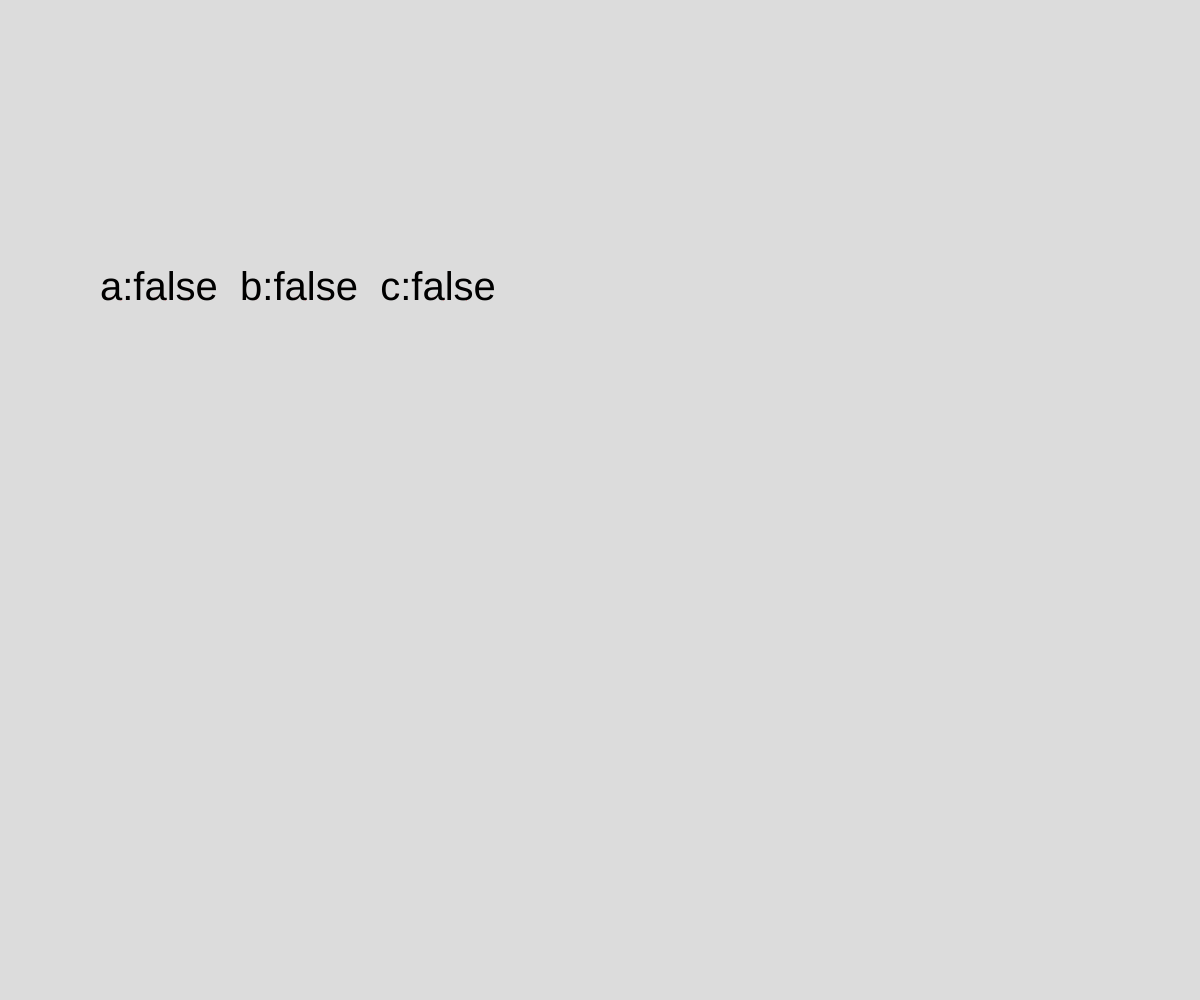
Frame 1 (no input)
Frame 60 (no input): identical to frame 1, image omitted
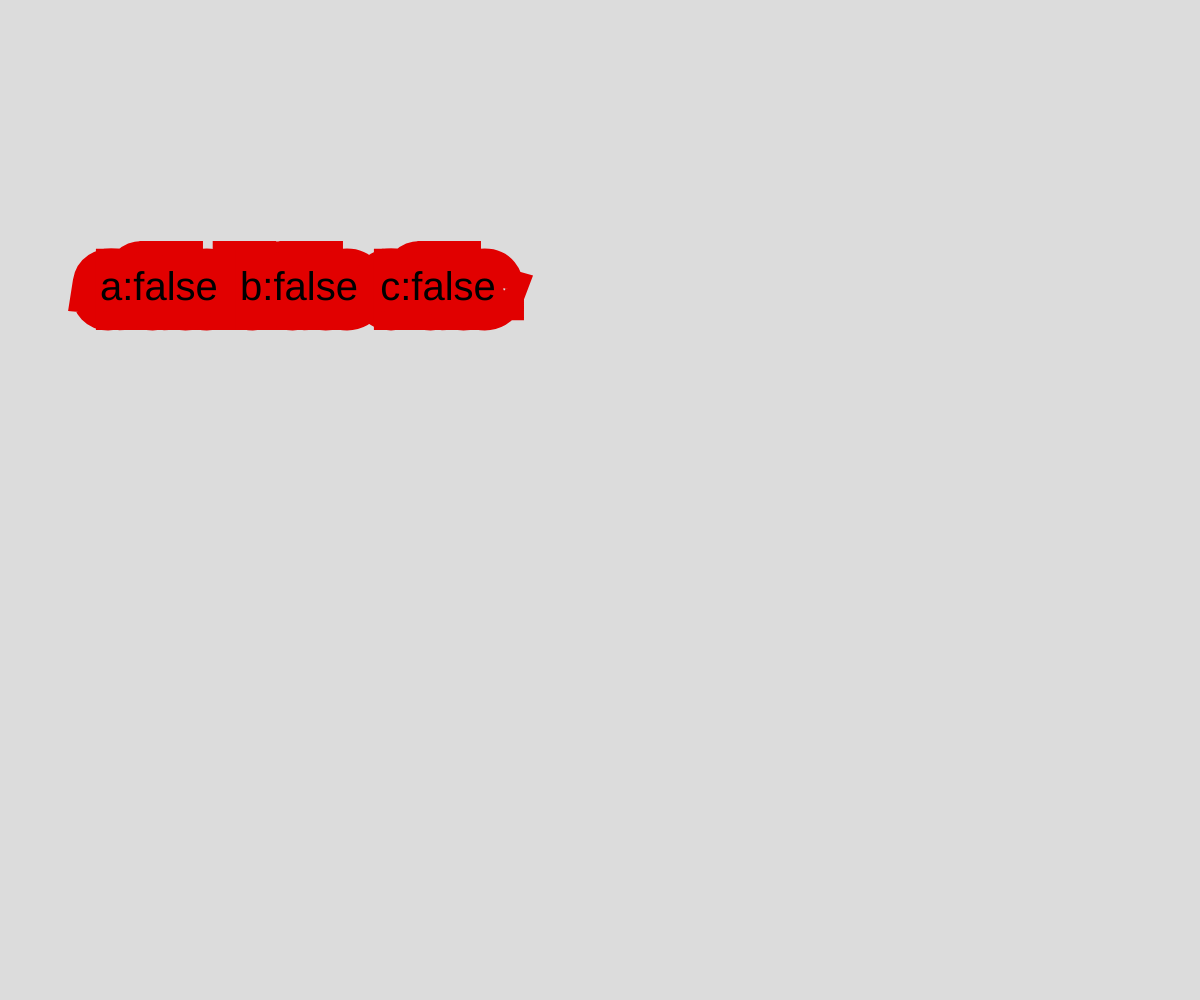
Frame 120 (the mouse pressed at the canvas centre since frame 60)

The p5.js sketch that drew these frames (run headless with seeded random() and noise() and a simulated clock; from frame 60 on, the mouse is pressed at the canvas centre):

// p5.js sketch
// ── sketch.js
// Project Title
// David
// 9/15/2025
//
// Extra for Experts:
// - describe what you did to take this project "above and beyond"


function setup() {
  createCanvas(windowWidth, windowHeight);
}

function draw() {
  background(220);
  checkMulti();
}

function checkMulti(){
  strokeWeight(mouseX / 10);
  stroke(225, 0, 0);
  let a = keyIsDown(65);
  let b = keyIsDown(66);
  let c = keyIsDown(67);
  textSize(40);
  text("a:" + a + "\tb:" + b + "\tc:" + c, 100, 300)
}
